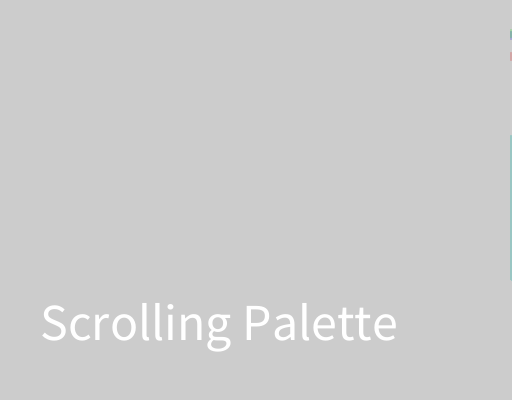
Frame 1 (no input)
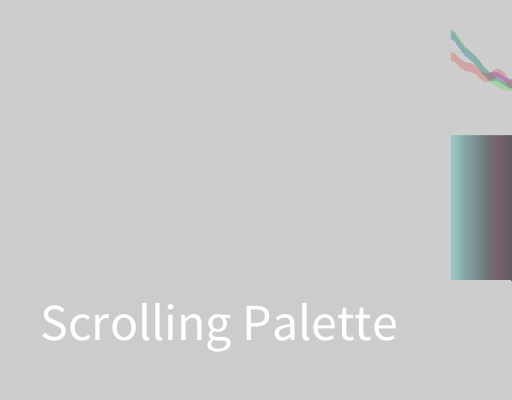
Frame 60 (the mouse pressed at the canvas centre just before this capture)
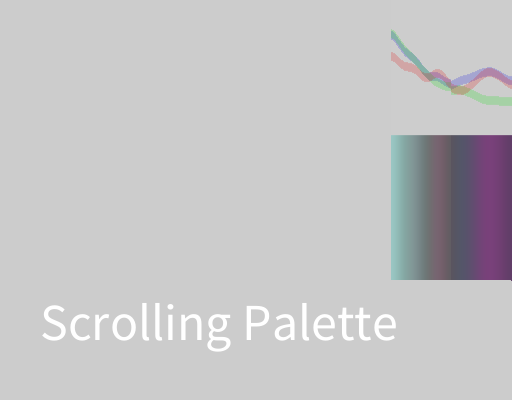
Frame 120 (the mouse held since frame 60 and released just before this capture)

The Processing sketch that drew these frames (run headless with seeded random() and noise(); from frame 60 on, the mouse is pressed at the canvas centre):

// Processing sketch: processing_80369
// ── processing_80369.pde


//----------------------------------------------------------
//     file:  PG_Scrolling_Palette.pde
//     date:  v1.0  2012-11-24   initial release 
//   author:  Ing. Gerd Platl  
//  version:  tested with processing v2.0b6
//  purpose:  using the noise generator to create a color palette 
// handling:  Use left mouse button to change 'noiseDetail': 
//                  mouseY = octaves, mouseX = falloff[%]
//            Use right mouse button to change resolution:
//                  mouseX = deltaX
// see also:  Book: Processing - a programming handbook 
//                  for visual designers and artists, page 131
//----------------------------------------------------------
void setup()
{
  size(512, 400);
  textSize(52);
  text ("Scrolling Palette",40, 340);
  smooth();
}

float xnoise = 0.01;
float deltax = 0.01;
int octaves = 3;
float falloff = 0.5;

static int y1 = 136;  // diagram range
static int y2 = 280;  // y scroll left 
static int y3 = 380;  // y text

// draw a vertical line on the right side and scroll one pixel to the left
void draw()
{
  xnoise = xnoise + deltax;
  int red   = min(255,int (255 * noise(xnoise)));
  int green = min(255,int (255 * noise(xnoise+33)));
  int blue  = min(255,int (255 * noise(xnoise+77)));
  color col = color (red,green,blue);
  stroke(205);  line(width-1, 0, width-1, y1);
  stroke(0,0,222,50);  line(width-1, y1-8-blue/2,  width-1,y1-blue/2);
  stroke(0,222,0,50);  line(width-1, y1-8-green/2, width-1,y1-green/2);
  stroke(222,0,0,50);  line(width-1, y1-8-red/2,   width-1,y1-red/2);
  stroke(col);         line(width-1, y2, width-1, y1-1);
  //println (red +"  " +green +"  " +blue);
  // scroll picture one pixel to the left
  copy (1,0, width,y2, 0,0, width,y2);
}
void keyPressed()   { save("ScrollingPalette.png"); }
void mousePressed() { handleMouse(); }
void mouseDragged() { handleMouse(); }
void handleMouse()
{
  if (mouseButton == LEFT)
  { octaves = 1+(height-mouseY)*7/height;
    falloff =  float(mouseX)/width*0.5;
  }
  else if (mouseButton == RIGHT)
    deltax = 0.01 + 0.01 * mouseX / width;
  noiseDetail(octaves, falloff);

  noStroke();
  fill(205);
  rect(90, y3-16, 300, 20);
  fill(0);
  textSize(12);
  text ("deltaX"+nf(deltax,1,3),100, y3);
  text ("octaves="+octaves, 200, y3);
  text ("falloff="+round(falloff*100)+"%",300, y3);
}
